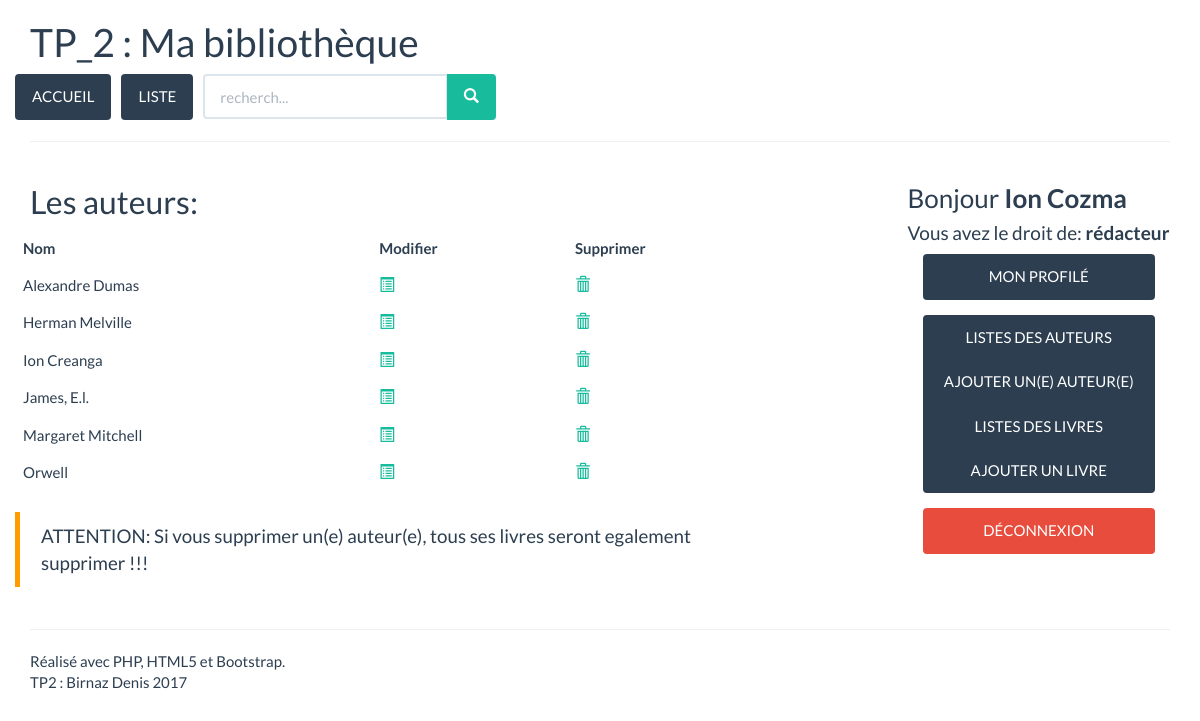
Page /index.php?controler=listauteur (signed in) on the committed database.
### tables this page shows
CREATE TABLE IF NOT EXISTS `auteur` (
  `id_auteur` int(11) NOT NULL AUTO_INCREMENT,
  `nom_auteur` varchar(50) NOT NULL,
  PRIMARY KEY (`id_auteur`),
  UNIQUE KEY `nom_auteur` (`nom_auteur`)
);

### controleurs/controleurauteur.class.php (called while the page is built, shortened)
<?php
class ControleurAuteur {
	function auteurListe() {
		$oListe = new Auteur();
		$liste = $oListe->getAuteurAll();
		$vueAuteur = new Vue('ListeAuteurAll');
		$vueAuteur->generer(array('liste'=>$liste));
	}
}

### index.php (called while the page is built, shortened)
<?php
$controleur = new Controleur();
$controleur->routerRequete();
?>

### lib/singletonpdo.class.php (called while the page is built, shortened)
<?php
class SingletonPDO {
    private $PDOInstance = null;
    private static $instance = null;
    private function __construct(){
        $this->PDOInstance = new PDO('mysql:host='. self::DB_SERVEUR .';dbname='. self::DB_NOM, self::DB_LOGIN, self::DB_PASSWORD, array(PDO::MYSQL_ATTR_INIT_COMMAND => 'SET NAMES \'UTF8\''));
    }
    static function getInstance(){
        if(is_null(self::$instance)){
            self::$instance = new SingletonPDO();
        }
        return self::$instance;
    }
    function __call($name, $arguments){
        return $this->PDOInstance->{$name}(implode(',', $arguments));
    }
}

### modeles/auteur.class.php (called while the page is built, shortened)
<?php
class Auteur {
	function getAuteurAll() {
		$bdd = SingletonPDO::getInstance();
		$liste = $bdd->query("
			SELECT  id_auteur, nom_auteur
			FROM auteur
			ORDER BY nom_auteur");
		return $liste->fetchAll(PDO::FETCH_ASSOC);
	}
}

### vues/vListeAuteurAll.php (the view, shortened to what this page needs)
<h2>Les auteurs:</h2>
<div class="row">
<table class="table table-hover">
	<tr>
		<th class="up-liste">
			Nom
		</th>
		<th class="up-liste">
			Modifier
		</th>
		<th class="up-liste">
			Supprimer
		</th>
	</tr>
	<div id="resultat">
	<?php
	 foreach ($liste as $auteur) {  ?>
	 	<tr class="ligne-liste">
			<td><?= $auteur['nom_auteur'] ?></td>
			<td>
				<a href="index.php?controler=mauteur&id=<?= $auteur['id_auteur'] ?>">
					<span class="glyphicon glyphicon-list-alt" aria-hidden="true"></span>
				</a>
			</td>
			<td>
				<a href="index.php?controler=sauteur&id=<?= $auteur['id_auteur'] ?>">
					<span class="glyphicon glyphicon-trash" aria-hidden="true"></span>
				</a>
			</td>
		</tr>
	<?php
	 }
	 ?>
	</div>
</table>
<blockquote style="border-color: #FF9C00;">ATTENTION: Si vous supprimer un(e) auteur(e), tous ses livres seront egalement supprimer !!!</blockquote>
</div>

### rows in the picture
auteur: nom_auteur "Alexandre Dumas"
auteur: nom_auteur "Herman Melville"
auteur: nom_auteur "Ion Creanga"
auteur: nom_auteur "James, E.l."
auteur: nom_auteur "Margaret Mitchell"
auteur: nom_auteur "Orwell"

### other values in the picture
$_SESSION['user_biblio']["nom_user"] "Ion Cozma"
$_SESSION['user_biblio']["nom_statut"] "rédacteur"
